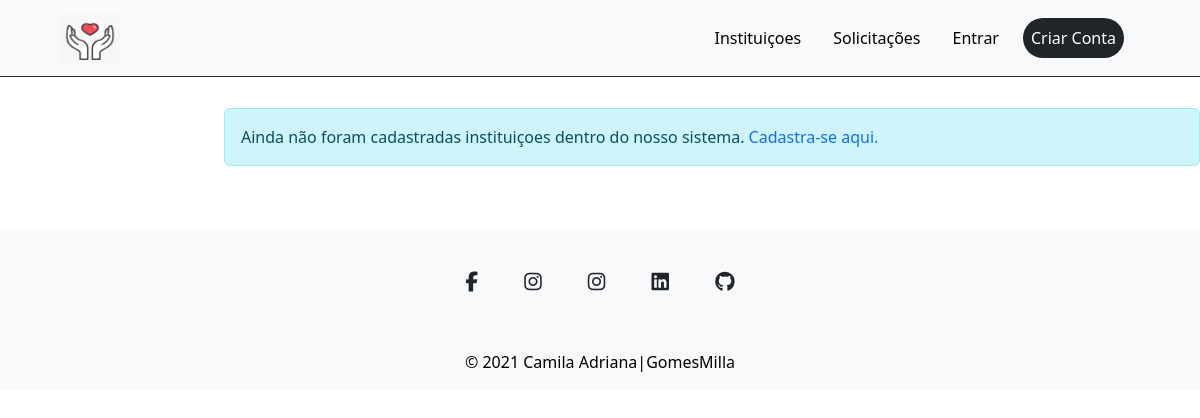
/users/instituicoes/, run on an earlier commit of the app's database.
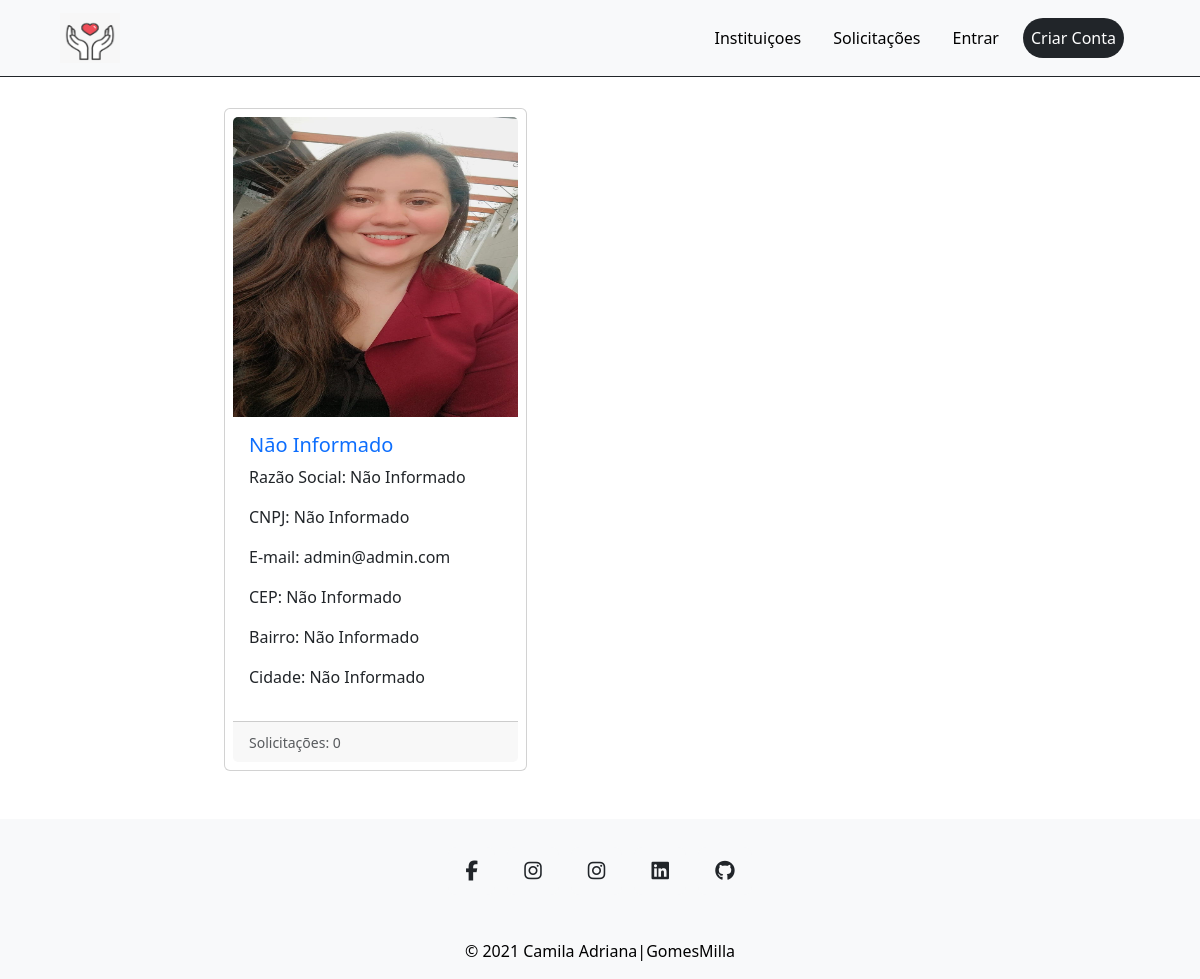
And on a later commit of the database.
### apps/users/models.py (models this page shows, shortened)
class User(AbstractBaseUser, PermissionsMixin):
    username = models.CharField(
        max_length=255,
        unique=True,
    )
    email = models.EmailField(verbose_name="Endereço de E-mail", max_length=255, unique=True, null=True, blank=True)
    imagemperfil = models.ImageField("Foto de Perfil", upload_to="ImagemPerfil/")
    nome_completo = models.CharField(max_length=255, blank=True, null=True)
    cnpj = models.CharField('CNPJ',max_length=18, blank=True, null=True)
    razao_social = models.CharField('Razão Social',max_length=255, blank=True, null=True)
    is_juridico = models.BooleanField(default=False)
    paginadoperfil = RichTextUploadingField(u'Página do Perfil', default='', blank=True, null=True)
    linkdoperfil = models.CharField(u'Informe um link para redirecionar para a página que desejar.',
                                    default='',
                                    blank=True, null=True,
                                    max_length=240)
    email_extra = models.EmailField(verbose_name="Endereço de E-mail", max_length=255, unique=True, null=True, blank=True)
    telefone_contato =  models.CharField('Telefone',max_length=50, blank=True, null=True)
    telefone_contato_extra =  models.CharField('Telefone Extra',max_length=50, blank=True, null=True)
    cep =  models.CharField("CEP",max_length=50, blank=True, null=True)
    cidade =  models.CharField('Cidade',max_length=50, blank=True, null=True)
    bairro =  models.CharField('Bairro',max_length=50, blank=True, null=True)
    rua =  models.CharField('Rua',max_length=50, blank=True, null=True)
    numero =  models.CharField("Número",max_length=50, blank=True, null=True)
    complemento =  models.CharField("Complemento",max_length=200, blank=True, null=True)
    cpf = models.CharField(max_length=14, blank=True, null=True)
    is_active = models.BooleanField(default=True)
    is_staff = models.BooleanField(default=False)
    is_admin = models.BooleanField(default=False)
    excluido = models.BooleanField(default=False)
    objects = UserManager()
    USERNAME_FIELD = "username"
    REQUIRED_FIELDS = ["email"]

### apps/users/views.py (the view)
# urls.py: path("instituicoes/", InstituicoesListView.as_view(), name="instituicoes"),
class InstituicoesListView(ListView):
    model = User
    template_name = 'users/juridico/lista-intituicoes.html'
    def get_context_data(self, **kwargs):
        context = super().get_context_data(**kwargs)
        instituicoes = User.objects.all()
        cidades_unicas = tranformar_cidades_unicas(instituicoes)
        context['instituicoes'] = User.objects.filter(is_juridico=True, is_active=True)
        context['cidades_unicas'] = cidades_unicas
        return context

### apps/base/templatetags/base.py (called while the page is built)
@register.simple_tag()
def verifica_quantidade_de_solicitacoes(instituicao_id):
    user = User.objects.get(pk=instituicao_id)
    doacoes = PedirDoacao.objects.filter(usuario=user)
    quantidade = doacoes.count()
    return quantidade

### apps/users/models.py (called while the page is built)
    def get_queryset(self):
        return super(UserManager, self).get_queryset().exclude(is_active=False).exclude(excluido=True)

### apps/users/views.py (called while the page is built)
def tranformar_cidades_unicas(instituicoes):
    cidades_unicas = set()
    for instituicao in instituicoes:
        cidade = instituicao.cidade
        if cidade is not None:
            cidade_normalizada = unicodedata.normalize('NFKD', cidade).encode('ASCII', 'ignore').decode('utf-8')
            cidade_normalizada = cidade_normalizada.lower()
            cidades_unicas.add(cidade_normalizada)
    return cidades_unicas

### templates/users/juridico/lista-intituicoes.html (shortened to what this page needs)
{% extends 'bases/baselogado.html' %}
{% load static base %}
{% load bootstrap %}
{% block conteudo %}
    <div class="ms-4 topobjetivo">
        <div class="row">
            <div class="col-md-2 mb-4">
            </div>
            <div class="col-md-10">
                {% if instituicoes %}
                    <div class="row row-cols-1 row-cols-md-3 g-4 align-items-stretch me-2">
                        {% for instituicao in instituicoes %}
                            <div class="col">
                                <div class="card p-2 h-70">
                                    {% if instituicao.imagemperfil %}
                                        <img src="{{instituicao.imagemperfil.url}}" alt="{{instituicao.nome_completo}}" class="card-img-top" width="300" height="300">
                                    {% else %}
                                        <img src="{% static 'images/undraw_not_found_re_bh2e.svg' %}" alt="{{instituicao.nome_completo}}" class="card-img-top" width="300" height="300">
                                    {% endif %}
                                    <div class="card-body">
                                        <h5 class="card-title"><a href="{% url 'perfil' instituicao.id %}">{{instituicao.nome_completo|default:"Não Informado"}}</a></h5>
                                        <p>Razão Social: {{instituicao.razao_social|default:"Não Informado"}}</p>
                                        <p>CNPJ: {{instituicao.cnpj|default:"Não Informado"}}</p>
                                        <p>E-mail: {{instituicao.email|default:"Não Informado"}}</p>
                                        <p>CEP: {{instituicao.cep|default:"Não Informado"}}</p>
                                        <p>Bairro: {{instituicao.bairro|default:"Não Informado"}}</p>
                                        <p>Cidade: {{instituicao.cidade|default:"Não Informado"}}</p>
                                    </div>
                                    <div class="card-footer">
                                        {% verifica_quantidade_de_solicitacoes instituicao.id as quantidade %}
                                        <small class="text-body-secondary">Solicitações: {{quantidade}}</small>
                                    </div>
                                </div>
                            </div>
                        {% endfor %}
                    </div>
                {% else %}
                    <div class="alert alert-info" role="alert">
                        Ainda não foram cadastradas instituiçoes dentro do nosso sistema. <a href="{% url 'criar_conta' %}">Cadastra-se aqui.</a>
                    </div>
                {% endif %}
            </div>
        </div>
    </div>
{% endblock %}

What changed in the data, as far as the page shows it:
now on this page (row edited): User: imagemperfil (picture), nome_completo "Não Informado", razao_social "Não Informado", cnpj "Não Informado", email "admin@admin.com", cep "Não Informado", bairro "Não Informado", cidade "Não Informado", quantidade "0"
Also different on the page:
text no longer shown: "Ainda não foram cadastradas instituiçoes dentro do nosso sistema. Cadastra-se aqui."
